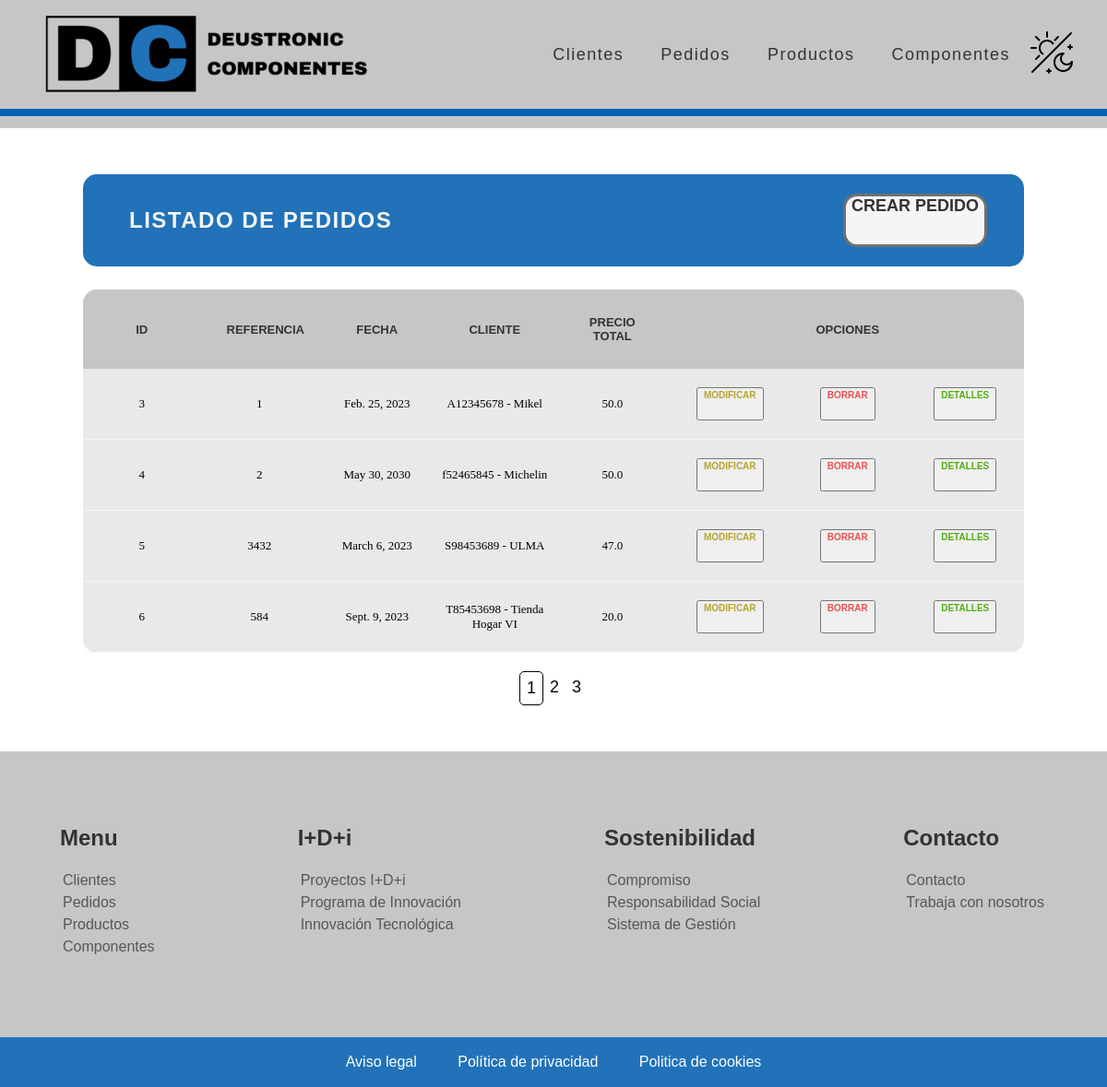
The app's page /appGestionPedidos/pedido/list with its own data.
### appGestionPedidos/models.py (models this page shows, shortened)
class Pedido(models.Model):
    referencia = models.IntegerField(unique=True)
    producto = models.ManyToManyField(Producto, through="ProductoPedido")
    fecha = models.DateField()
    cliente = models.ForeignKey(Cliente, on_delete=models.CASCADE)
    precioTotal = models.FloatField(blank=True, null=True, validators=[MinValueValidator(0.01)])

class Cliente(models.Model):
    CIF = models.CharField(max_length=9, unique=True, validators=[MinLengthValidator(9)])
    nombreEmpresa = models.CharField(max_length=16)
    direccion = models.CharField(max_length=60)
    datosContacto = models.CharField(max_length=60, validators=[MinLengthValidator(9)])
    email = models.EmailField(max_length=254)
    def __str__(self):
       return f"{self.CIF} - {self.nombreEmpresa}"

### appGestionPedidos/views.py (the view)
# urls.py: path('pedido/list', views.PedidoListView.as_view(), name='pedido'),
class PedidoListView(ListView):
    model = Pedido
    paginate_by = 4

### appGestionPedidos/templates/appGestionPedidos/pedido_list.html (shortened to what this page needs)
{% extends "base.html" %}
{% load static %}
{% block contenido %}
<div class="main_container">
    <div class="main_title_container">
        <div class="main_title">
            <h2>LISTADO DE PEDIDOS</h2>
        </div>
        <a href="/appGestionPedidos/pedido/create" alt="crear_pedido">CREAR PEDIDO</a>
    </div>
    <div class="main_table_container">
        {% if pedido_list %}
        <table class="main_table">
            <thead>
                <tr>
                    <th>ID</th>
                    <th>Referencia</th>
                    <th>Fecha</th>
                    <th>Cliente</th>
                    <th>Precio total</th>
                    <th class="main_table_esp_1" colspan="3">Opciones</th>
                </tr>
            </thead>
            {% for pedido in pedido_list %}
            <tbody class="main_table_contenido">
                <tr><a href="/appGestionPedidos/pedido/create"></a>
                    <td>{{ pedido.id }}</td>
                    <td>{{ pedido.referencia }}</td>
                    <td>{{ pedido.fecha }}</td>
                    <td>{{ pedido.cliente }}</td>
                    <td>{{ pedido.precioTotal }}</td>
                    <td class="main_table_esp_modificar">
                        <button><a href="/appGestionPedidos/modificar-pedido/{{ pedido.id }}">MODIFICAR</a></button>
                    </td>
                    <td class="main_table_esp_borrar">
                        <button><a class="btnEliminacion" href="/appGestionPedidos/eliminar-pedido/{{ pedido.id }}">BORRAR</a></button>
                    </td>
                    <td class="main_table_esp_detalles">
                        <button><a href="/appGestionPedidos/detallesPedido/{{ pedido.id }}">DETALLES</a></button>
                    </td>
                </tr>
            </tbody>
            {% endfor %}
        </table>
        {% else %}
        <p>No hay pedidos creados.</p>
        {% endif %}
    </div>
    {% if is_paginated %}
    <div class="pagination">
        {% for i in paginator.page_range %}
        <a {% if page_obj.number == i %} class="active" {% endif %} href="?page={{i}}">{{ i }}</a>
        {% endfor %}
    </div>
    {% endif %}
</div>
{% endblock %}

### appGestionPedidos/static/CSS/estilos_base.css (style rules this page uses)
a:link, a:visited { text-decoration: none; }
body { margin: 0px 0px; }

### appGestionPedidos/static/CSS/estilos_main.css (style rules this page uses)
.main_container { width: 85%; max-width: 1300px; margin: 50px auto; text-align: justify; justify-content: center; }
.main_title_container { display: flex; align-items: center; justify-content: space-between; background-color: #2172b9; border-radius: 15px; height: 100px; }
.main_title_container a { align-items: center; text-align: center; height: 52px; width: 150px; margin-right: 40px; font-size: large; font-weight: 800; color:#333333; font-family: sans-serif; background-color:whitesmoke; border-color: #333333af; border-width: 3px; border-style: solid; border-radius: 15px; }
.main_title { display: flex; align-items: center; vertical-align: middle; color: whitesmoke; padding-left: 50px; }
.main_title h2 { vertical-align: middle; font-family: sans-serif; font-size: x large; letter-spacing: 1.5px; }
.main_table_container { margin-top: 25px; display: flex; background-color: #d4d4d483; border-radius: 15px; border: solid 1px rgba(255. 255, 255, 0.2); }
.main_table { width: 100%; font-size: 14px; table-layout: fixed; border-collapse: collapse; }
.main_table thead { background: #c6c6c6; }
.main_table th { padding: 28px 28px; font-weight: 775; font-family: sans-serif; font-size: medium; text-align: center; text-transform: uppercase; color:#333333; }
.main_table th:first-child { border-top-left-radius: 15px; }
.main_table th:last-child { border-top-right-radius: 15px; }
.main_table td { margin: 40px 70px; padding: 20px 0px; font-size: medium; text-align: center; border-bottom: solid 1px whitesmoke; }
.main_table_contenido a { display: block; width: 60; height: 30px; border-radius: 10px; font-family: sans-serif; font-weight: 700; }
.main_table_esp_modificar a { font-size: medium; font-weight: 800; color: #b7a52c; font-family: sans-serif; border-radius: 15px; }
.main_table_esp_borrar a { font-size: medium; font-weight: 800; color:#ef0909af; font-family: sans-serif; }
.main_table_esp_detalles a { font-size: medium; font-weight: 800; color:#52ae11; font-family: sans-serif; border-radius: 15px; }
.pagination { display: flex; justify-content: center; padding-top: 20px; font-family: sans-serif; }
.pagination a { padding: 7px; font-size: large; color: #040404; justify-content: center; }
.active { border: 1px solid black; border-radius: 5px; }

### appGestionPedidos/static/CSS/media_queries.css (style rules this page uses)
@media only screen and (max-width: 1200px) { .main_table th { font-weight: 775; font-family: sans-serif; font-size: small; text-align: center; text-transform: uppercase; color:#333333; } }
@media only screen and (max-width: 1200px) { .main_table td { margin: 40px 70px; padding: 20px 0px; font-size: small; text-align: center; border-bottom: solid 1px whitesmoke; } }
@media only screen and (max-width: 1200px) { .main_table_esp_modificar a { font-size: x-small; font-weight: 800; color: #b7a52c; font-family: sans-serif; border-radius: 15px; } }
@media only screen and (max-width: 1200px) { .main_table_esp_borrar a { font-size: x-small; font-weight: 800; color:#ef0909af; font-family: sans-serif; } }
@media only screen and (max-width: 1200px) { .main_table_esp_detalles a { font-size: x-small; font-weight: 800; color:#52ae11; font-family: sans-serif; border-radius: 15px; } }

### records on screen
Pedido: id "3", referencia "1", fecha "Feb. 25, 2023", cliente "A12345678 - Mikel", precioTotal "50.0"
Pedido: id "4", referencia "2", fecha "May 30, 2030", cliente "f52465845 - Michelin", precioTotal "50.0"
Pedido: id "5", referencia "3432", fecha "March 6, 2023", cliente "S98453689 - ULMA", precioTotal "47.0"
Pedido: id "6", referencia "584", fecha "Sept. 9, 2023", cliente "T85453698 - Tienda Hogar VI", precioTotal "20.0"

### other values on screen
{{ i }} "1" "2" "3"
